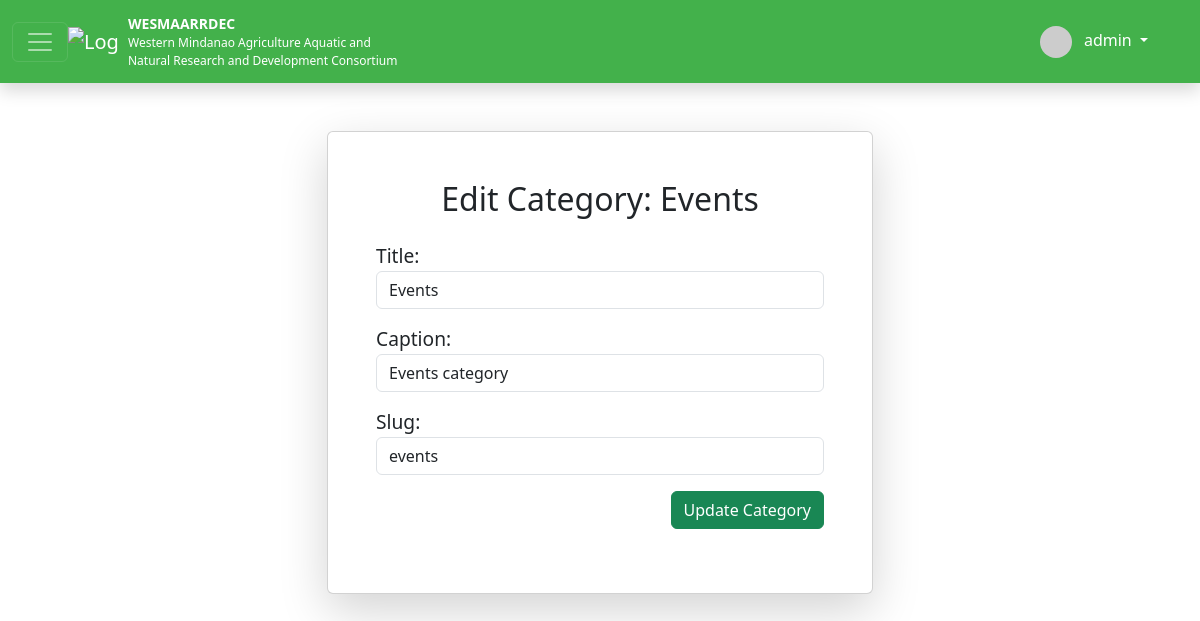
/Edit_Category/1 (signed in), run on the app's committed database.
### auth_user/models.py (models this page shows)
class User(AbstractUser):
    profile_picture = models.ImageField(upload_to='profile_pictures/', null=True, blank=True)
    researcher = models.BooleanField(default=False)
    secretariat = models.BooleanField(default=False)
    stakeholder = models.BooleanField(default=False)

### cmsblg/models.py (models this page shows, shortened)
class Category(models.Model):
    title = models.CharField(max_length=255)
    caption = models.CharField(max_length=255, blank=True, null=True)
    slug = models.SlugField()
    created_at = models.DateTimeField(auto_now_add=True, blank=True, null=True)
    created_by = models.CharField(max_length=50, blank=True, null=True)
    modified_at = models.DateTimeField(auto_now=True, blank=True, null=True)
    modified_by = models.CharField(max_length=50, blank=True, null=True)
    class Meta:
        ordering = ('title',)
        verbose_name_plural = 'Categories'

### cmsblg/views.py (the view)
# urls.py: path('Edit_Category/<int:category_id>', edit_category, name='edit_category'),
@secretariat_required
@login_required
def edit_category(request, category_id):
    category = Category.objects.get(pk=category_id)
    if request.method == 'POST':
        form = CategoryForm(request.POST, request.FILES, instance=category)
        if form.is_valid():
            form.save()
            return redirect('view_posts')  # redirect to category list view
    else:
        form = CategoryForm(instance=category)
    return render(request, 'edit_category.html', {'form': form, 'category': category})

### cmscore/forms.py
class SearchForm(forms.Form):
     query = forms.CharField(max_length=100, required=True, widget=forms.TextInput(attrs={'placeholder': 'Search...'}))

### cmsblg/forms.py
class CategoryForm(forms.ModelForm):
    class Meta:
        model = Category
        fields = ('title', 'caption', )

### cmscore/context_processors.py (called while the page is built)
def search_form(request):
    return {'form': SearchForm()}

### cmsblg/templates/edit_category.html (shortened to what this page needs)
{% extends 'cmibase.html' %}
{% block content %}
<div class="container" style="padding-bottom: 10vh;">
    <div class="row justify-content-center mt-5">
        <div class="col-lg-6">
            <div class="card shadow-lg p-5 custom-form">
                <h2 class="mb-4 text-center">Edit Category: {{ category.title }}</h2>
                <form method="post">
                    <div class="mb-3">
                        <label for="id_title">Title:</label>
                        {{ form.title }}
                    </div>
                    <div class="mb-3">
                        <label for="id_caption">Caption:</label>
                        {{ form.caption }}
                    </div>
                    <div class="mb-3">
                        <label for="id_slug">Slug:</label>
                        {{ form.slug }}
                    </div>
                    <div class="mb-3 float-end">
                        <button type="submit" class="btn btn-success">Update Category</button>
                    </div>
                </form>
            </div>
        </div>
    </div>
</div>
{% endblock %}

### templates/cmibase.html (shortened to what this page needs)
<!DOCTYPE html>
<html lang="en">
  {% load static %}
<head>
  <link rel="stylesheet" href="https://unpkg.com/leaflet/dist/leaflet.css" />
  <link rel="stylesheet" href="https://cdn.jsdelivr.net/npm/leaflet.awesome-markers/dist/leaflet.awesome-markers.css" />
  <link href="https://cdn.jsdelivr.net/npm/bootstrap@5.3.3/dist/css/bootstrap.min.css" rel="stylesheet"
>
</head>
<body>
  <nav class=" sticky-top navbar navbar-expand-lg navbar-dark shadow" style="background-color: #43b14b;">
    <div class="container-fluid">
        <button class="navbar-toggler" type="button" data-bs-toggle="offcanvas" data-bs-target="#offcanvasSidebar" aria-controls="offcanvasSidebar" style="display: block;">
            <span class="navbar-toggler-icon"></span>
          </button>
      <a class="navbar-brand active" href="{% url 'index' %}">
        <img src="{% static 'assets/img/wesmalogo.png' %}" alt="Logo" class="navbar-logo">
        <div class="navbar-text-container">
          <span class="navbar-text-primary">WESMAARRDEC</span>
          <span class="navbar-text-secondary">Western Mindanao Agriculture Aquatic and </span>
          <span class="navbar-text-secondary">Natural Research and Development Consortium</span>
        </div>
      </a>
      <div class="collapse navbar-collapse justify-content-end" id="navbarSupportedContent">
        <div class="user-dropdown">
          {% if user.is_authenticated %}
          <a href="#" class="nav-link dropdown-toggle" id="navbarDropdown" role="button" data-bs-toggle="dropdown" aria-expanded="false">
            {% if user.profile_picture %}
            <img src="{{ user.profile_picture.url }}" alt="Profile Picture" class="rounded-circle me-2" width="32" height="32">
            {% else %}
            <img src="https://via.placeholder.com/150" alt="Default Profile Picture" class="rounded-circle me-2" width="32" height="32">
            {% endif %}
            {{ user.username }}
          </a>
          {% else %}
          <a href="{% url 'login' %}" class="nav-link">Login</a>
          {% endif %}
        </div>
      </div>
    </div>
  </nav>
  {% block content %}
  {% endblock %}
</body>
</html>

### cmsblg/templates/edit_category.html (style rules this page uses)
.custom-form { font-size: 1.2rem; padding: 2rem; }

### templates/cmibase.html (style rules this page uses)
.navbar-brand { display: flex; align-items: center; }
.user-dropdown { color: white; padding-left: 5vh; padding-right: 5vh; }
.navbar-logo { width: 50px; height: auto; margin-right: 10px; }
.navbar-text-container { display: flex; flex-direction: column; }
.navbar-text-primary { padding: 0; font-size: 14px; font-weight: bold; margin-bottom: 0; }
.navbar-text-secondary { margin-top: 0; font-size: 12px; margin-bottom: 0; }

### data on the page
Category: title "Events", caption "Events category", slug "events"

### other printed values
{{ user.username }} "admin"
